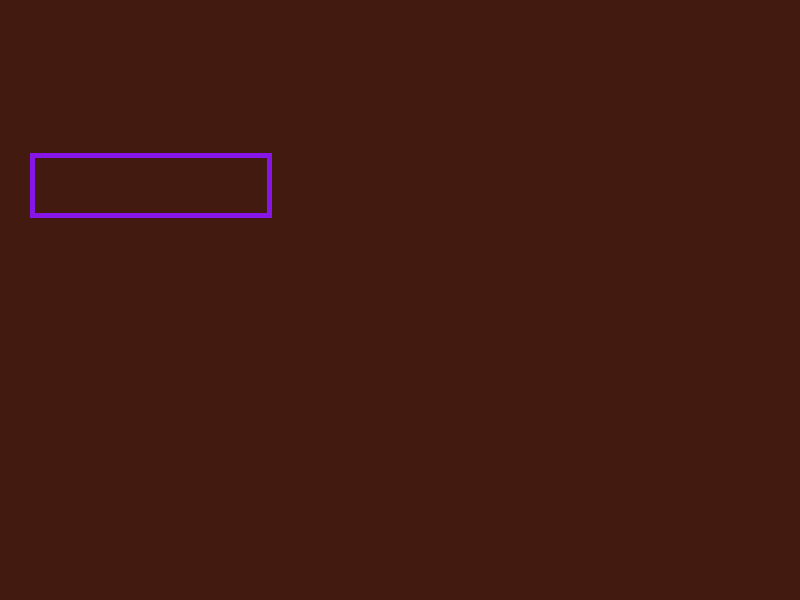
Frame 1 (no input)
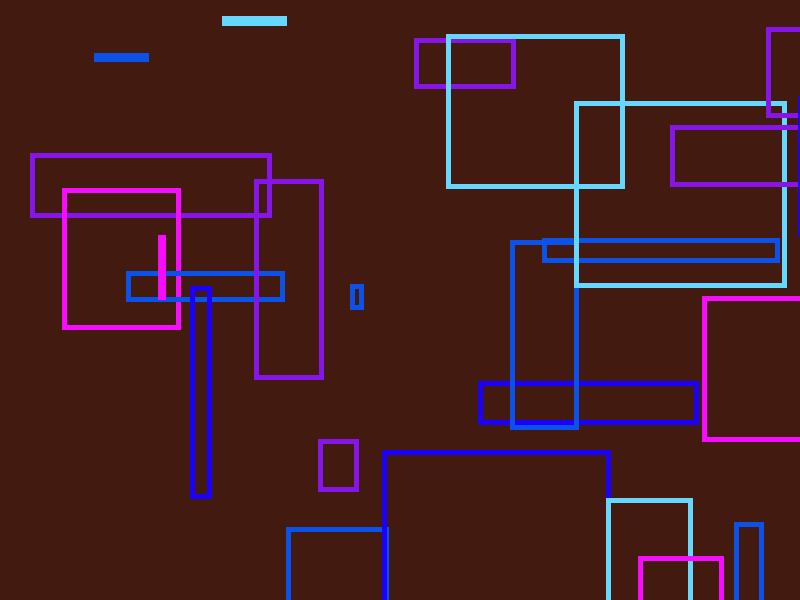
Frame 60 (the mouse pressed at the canvas centre just before this capture)
Frame 120 (the mouse held since frame 60 and released just before this capture): identical to frame 60, image omitted

The Processing sketch that drew these frames (run headless with seeded random() and noise(); from frame 60 on, the mouse is pressed at the canvas centre):

// Processing sketch: processing_134399
// ── processing_134399.pde

// Code blocks, Arrays, and color palettes
//Global Variables
 color darkBrown = #431A10;
 color [] palette = {#66D7FF, #0C52E8, #1A00FF, #8616E8, #F60DFF};
 float x;
// setup ()
void setup () {
 //size and background color
 size (800, 600);
 background (darkBrown);
}

// draw ()
void draw () {
  x+=32;
  float r = random (5); 
  //elements to be draw to the canvas
noFill ();
strokeWeight (5);
stroke (palette[int(r)]);
rect (x, random (height), random(250), random(250));
println (x);
x = constrain (x, 0, width+250);
}
